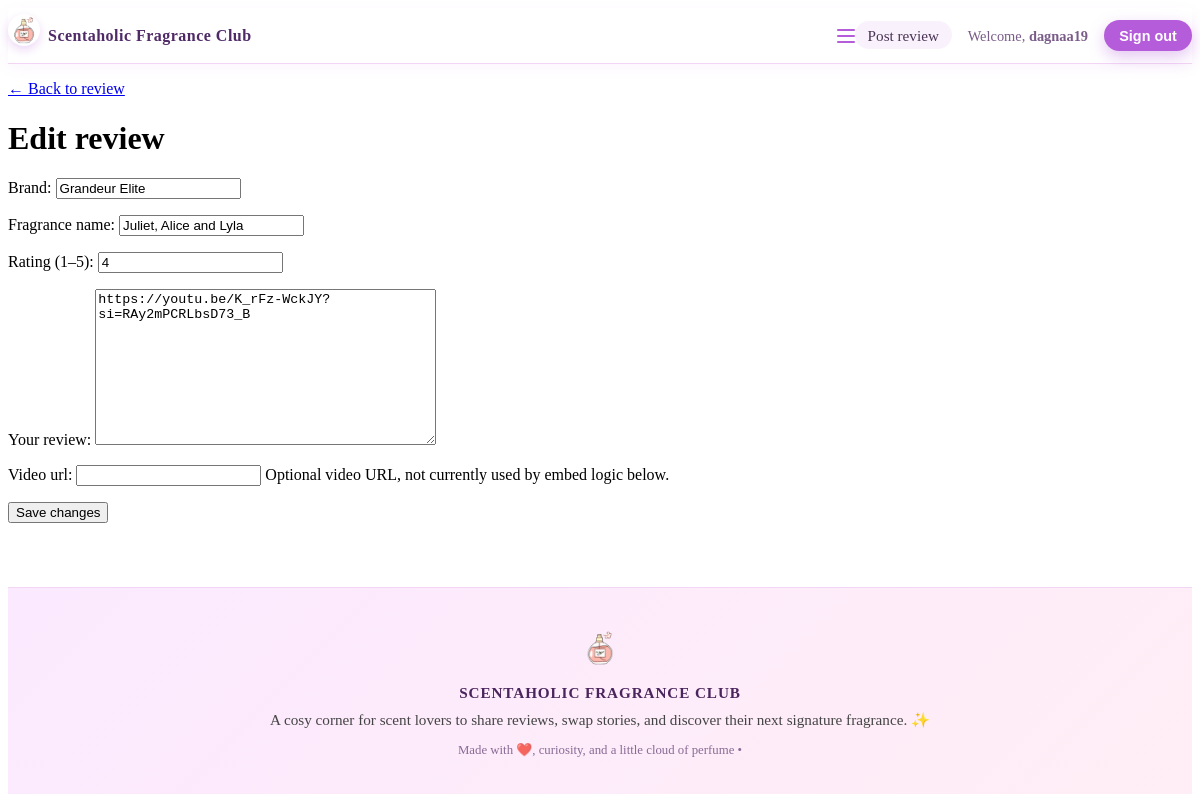
/reviews/5/edit/ (signed in), run on the app's committed database.
### reviews/models.py (models this page shows, shortened)
class Review(models.Model):
    author = models.ForeignKey(
        get_user_model(),
        on_delete=models.CASCADE,
        related_name="reviews",
        null=True,
        blank=True,
        help_text="User who wrote this review",
    )
    brand = models.CharField(max_length=80)
    fragrance_name = models.CharField(max_length=120)
    rating = models.PositiveSmallIntegerField()  # 1–5 later
    body = models.TextField()
    video_url = models.URLField(
        max_length=200,
        null=True,
        blank=True,
        help_text="Optional video URL, not currently used by embed logic below.",
    )
    created = models.DateTimeField(auto_now_add=True)
    class Meta:
        ordering = ["-created"]
    def get_absolute_url(self):
        return reverse("reviews:detail", args=[self.pk])

### reviews/views.py (the view)
# urls.py: path("<int:pk>/edit/", views.edit, name="edit"),  # ← button for editing the content you posted
@login_required
def edit(request, pk: int):
    review = get_object_or_404(Review, pk=pk)
    if review.author_id != request.user.id:
        return HttpResponseForbidden("You do not have permission to edit this review.")
    if request.method == "POST":
        form = ReviewForm(request.POST, instance=review)
        if form.is_valid():
            form.save()
            messages.success(request, "Your review was updated.")
            return redirect(review.get_absolute_url())
    else:
        form = ReviewForm(instance=review)
    return render(request, "reviews/edit.html", {"form": form, "review": review})

### reviews/forms.py (shortened to what this page needs)
class ReviewForm(forms.ModelForm):
    class Meta:
        model = Review
        fields = ["brand", "fragrance_name", "rating", "body", "video_url"]
        labels = {
            "brand": "Brand",
            "fragrance_name": "Fragrance name",
            "rating": "Rating (1–5)",
            "body": "Your review",
        }

### reviews/templates/reviews/edit.html (shortened to what this page needs)
{% extends "reviews/base.html" %}
{% block content %}
  <p><a href="{{ review.get_absolute_url }}">← Back to review</a></p>
  <h1>Edit review</h1>
  <form method="post" novalidate>
    {{ form.as_p }}
    <button type="submit">Save changes</button>
  </form>
{% endblock %}

### reviews/templates/reviews/base.html (shortened to what this page needs)
{% load static %}
<!DOCTYPE html>
<html lang="en">
<head>
  <link rel="stylesheet" href="{% static 'reviews/css/reviews.css' %}">
</head>
<body>
  <nav class="site-nav" aria-label="Primary">
    <div class="container site-nav-inner">
        <a href="{% url 'reviews:home' %}" class="site-logo">
            <img
              src="{% static 'reviews/images/perfume-bottle.gif' %}"
              alt="Perfume bottle icon"
              class="footer-icon"
            >
            Scentaholic Fragrance Club
        </a>
        <button class="nav-toggle" type="button"
                aria-label="Toggle navigation"
                aria-expanded="false">
          <span class="nav-toggle-bar"></span>
          <span class="nav-toggle-bar"></span>
          <span class="nav-toggle-bar"></span>
        </button>
        <ul class="site-nav-links">
            {% if user.is_authenticated %}
                <li><a href="{% url 'reviews:new' %}">Post review</a></li>
                <li>
                    <span>Welcome, <strong>{{ user.username }}</strong></span>
                </li>
                <li>
                    <form method="post" action="{% url 'logout' %}" style="display:inline;">
                        <button type="submit">Sign out</button>
                    </form>
                </li>
            {% else %}
                <li><a href="{% url 'login' %}">Sign in</a></li>
                <li><a href="{% url 'reviews:signup' %}">Create account</a></li>
            {% endif %}
        </ul>
    </div>
  </nav>
  <main class="container">
    {% block content %}{% endblock %}
  </main>
  <footer class="site-footer">
  <div class="footer-inner">
    <img
      src="{% static 'reviews/images/perfume-bottle.gif' %}"
      alt="Perfume bottle icon"
      class="footer-icon"
    >
    <p class="footer-title">
      Scentaholic Fragrance Club
    </p>
    <p class="footer-tagline">
      A cosy corner for scent lovers to share reviews, swap stories, and discover their next signature fragrance. ✨
    </p>
    <p class="footer-note">
      Made with ❤️, curiosity, and a little cloud of perfume • {{ now|date:"Y" }}
    </p>
  </div>
</footer>
</body>
</html>

### reviews/static/reviews/css/reviews.css (style rules this page uses)
.site-nav { background: #ffffff; border-bottom: 1px solid #f3d5f5; box-shadow: 0 4px 14px rgba(180, 92, 218, 0.06); padding: 0.35rem 0; position: sticky; top: 0; z-index: 1000; }
.site-nav-inner { display: flex; justify-content: space-between; align-items: center; }
.site-logo { display: flex; align-items: center; gap: 0.5rem; font-weight: 700; text-decoration: none; color: #4f2a67; letter-spacing: 0.03em; }
.site-nav .footer-icon { width: 32px; height: 32px; object-fit: contain; border-radius: 999px; box-shadow: 0 4px 10px rgba(180, 92, 218, 0.25); }
.site-nav-links { list-style: none; display: flex; align-items: center; gap: 1rem; margin: 0; padding: 0; font-size: 0.95rem; }
.site-nav-links a { text-decoration: none; color: #4a3454; font-weight: 500; }
.site-nav-links span { color: #7a5c89; font-size: 0.9rem; }
.site-nav-links button { border: none; padding: 0.45rem 0.95rem; border-radius: 999px; background: #b45cda; color: #fff; font-size: 0.9rem; font-weight: 600; cursor: pointer; box-shadow: 0 6px 16px rgba(180, 92, 218, 0.35); transition: background 0.15s ease, transform 0.15s ease, box-shadow 0.15s ease; }
.site-nav-links li:first-child a { padding: 0.35rem 0.8rem; border-radius: 999px; background: rgba(180, 92, 218, 0.08); }
.nav-toggle { display: none; background: transparent; border: none; padding: 0; margin-left: auto; cursor: pointer; display: inline-flex; flex-direction: column; align-items: center; justify-content: center; gap: 4px; }
.nav-toggle-bar { display: block; width: 18px; height: 2px; border-radius: 999px; background: #b45cda; }
.site-footer { margin-top: 4rem; padding: 2.5rem 1rem 2.25rem; background: linear-gradient(135deg, #fbe9ff, #ffeef5); border-top: 1px solid #f3d5f5; }
.footer-inner { max-width: 720px; margin: 0 auto; text-align: center; }
.footer-icon { width: 40px; height: 40px; margin-bottom: 0.75rem; opacity: 0.95; }
.footer-title { font-weight: 600; letter-spacing: 0.06em; text-transform: uppercase; font-size: 0.95rem; margin: 0 0 0.4rem; color: #4a245c; }
.footer-tagline { margin: 0 0 0.6rem; font-size: 0.95rem; line-height: 1.6; color: #444; }
.footer-note { margin: 0; font-size: 0.8rem; color: #6a4a7c; opacity: 0.8; }

### data on the page
Review: brand "Grandeur Elite", fragrance_name "Juliet, Alice and Lyla", rating "4", body "https://youtu.be/K_rFz-WckJY?si=RAy2mPCRLbsD73_B"

### other printed values
{{ user.username }} "dagnaa19"
